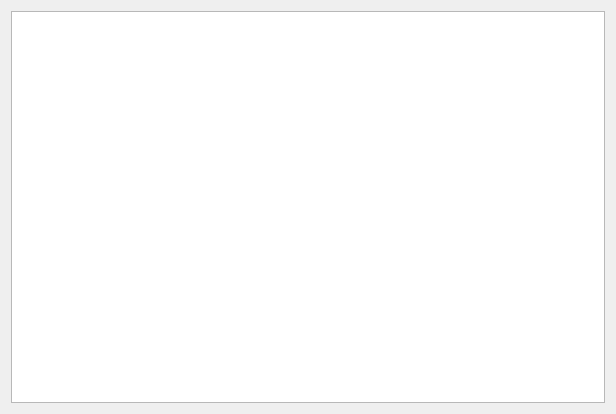
<?xml version="1.0" encoding="UTF-8"?>
<ui version="4.0">
 <class>ShoppingBasketWindow</class>
 <widget class="QWidget" name="ShoppingBasketWindow">
  <property name="geometry">
   <rect>
    <x>0</x>
    <y>0</y>
    <width>616</width>
    <height>414</height>
   </rect>
  </property>
  <property name="windowTitle">
   <string>ShoppingBasketWindow</string>
  </property>
  <layout class="QVBoxLayout" name="verticalLayout">
   <item>
    <widget class="QTableView" name="tableView"/>
   </item>
  </layout>
 </widget>
 <resources/>
 <connections/>
</ui>
